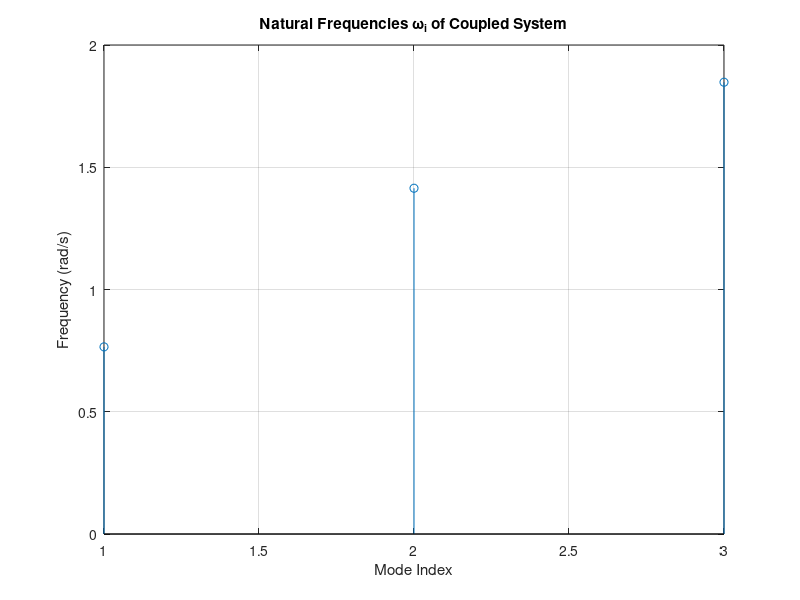

Write the MATLAB code that produced this figure.
% Coupled 3-DOF Mass-Spring System
K = [2 -1 0; -1 2 -1; 0 -1 2];
M = eye(3);
[V, D] = eig(K);
omega = sqrt(diag(D));

figure(1);
stem(1:3, omega);
title('Natural Frequencies \omega_i of Coupled System');
xlabel('Mode Index');
ylabel('Frequency (rad/s)');
grid on;
